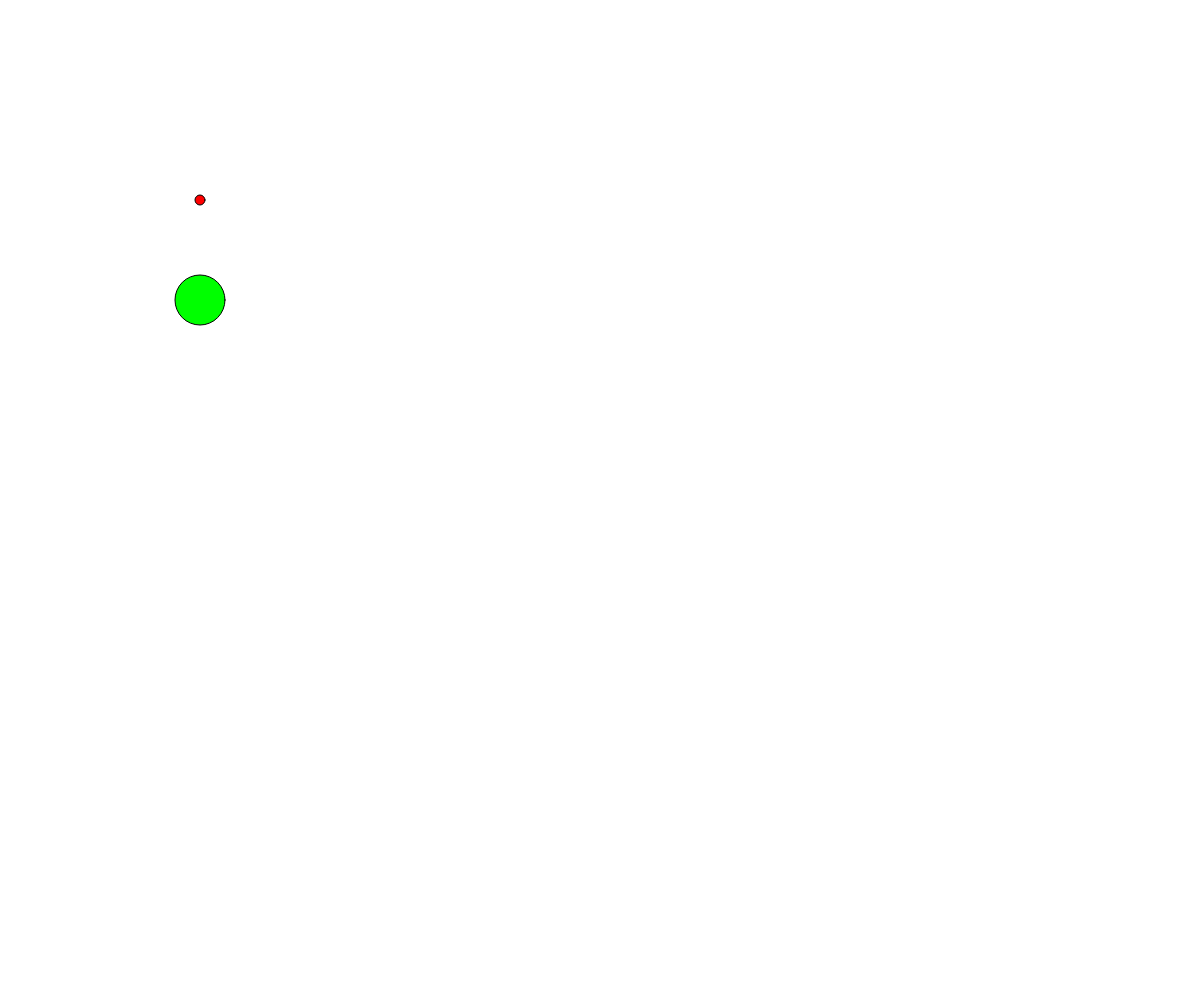
Frame 1 (no input)
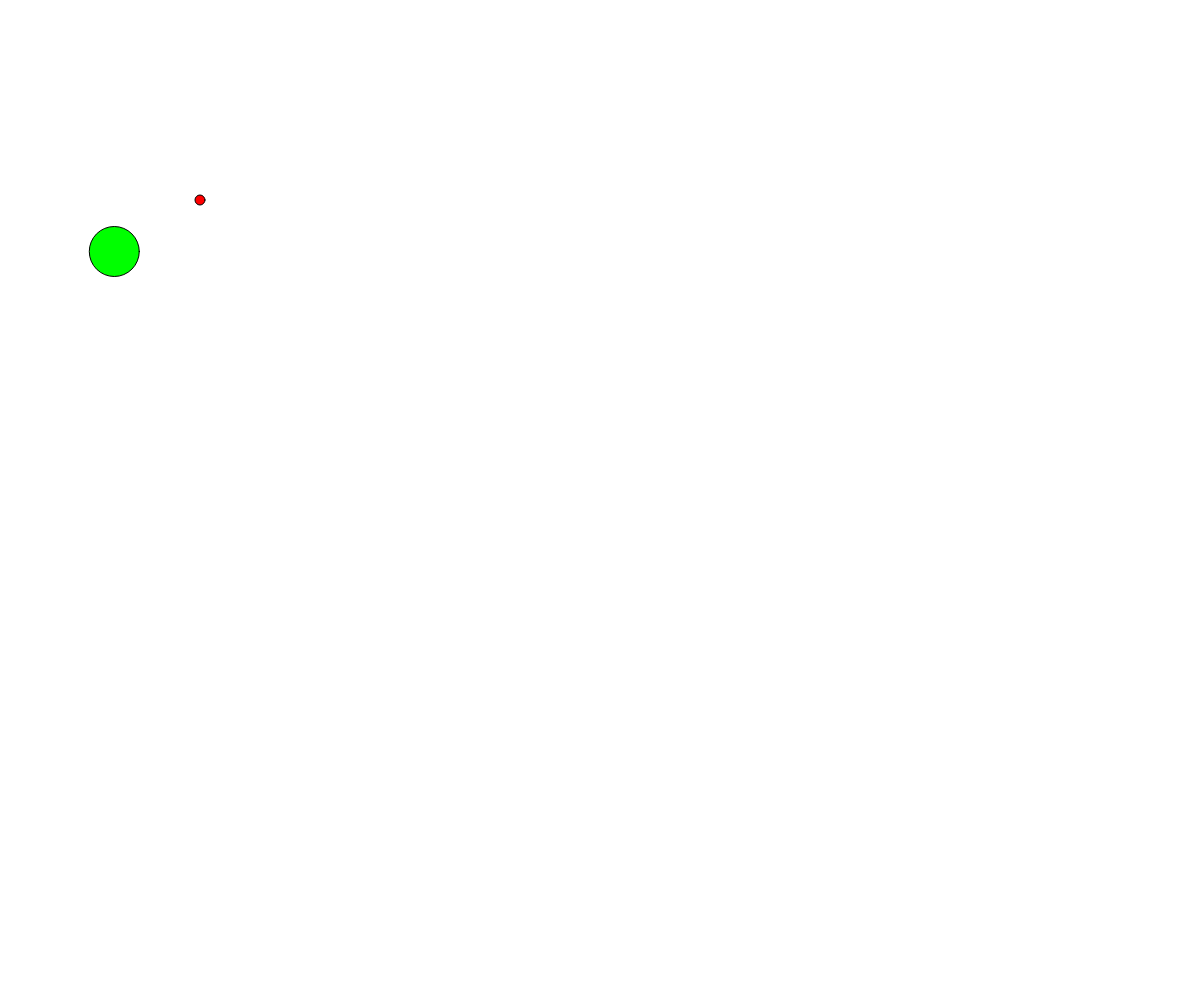
Frame 60 (no input)
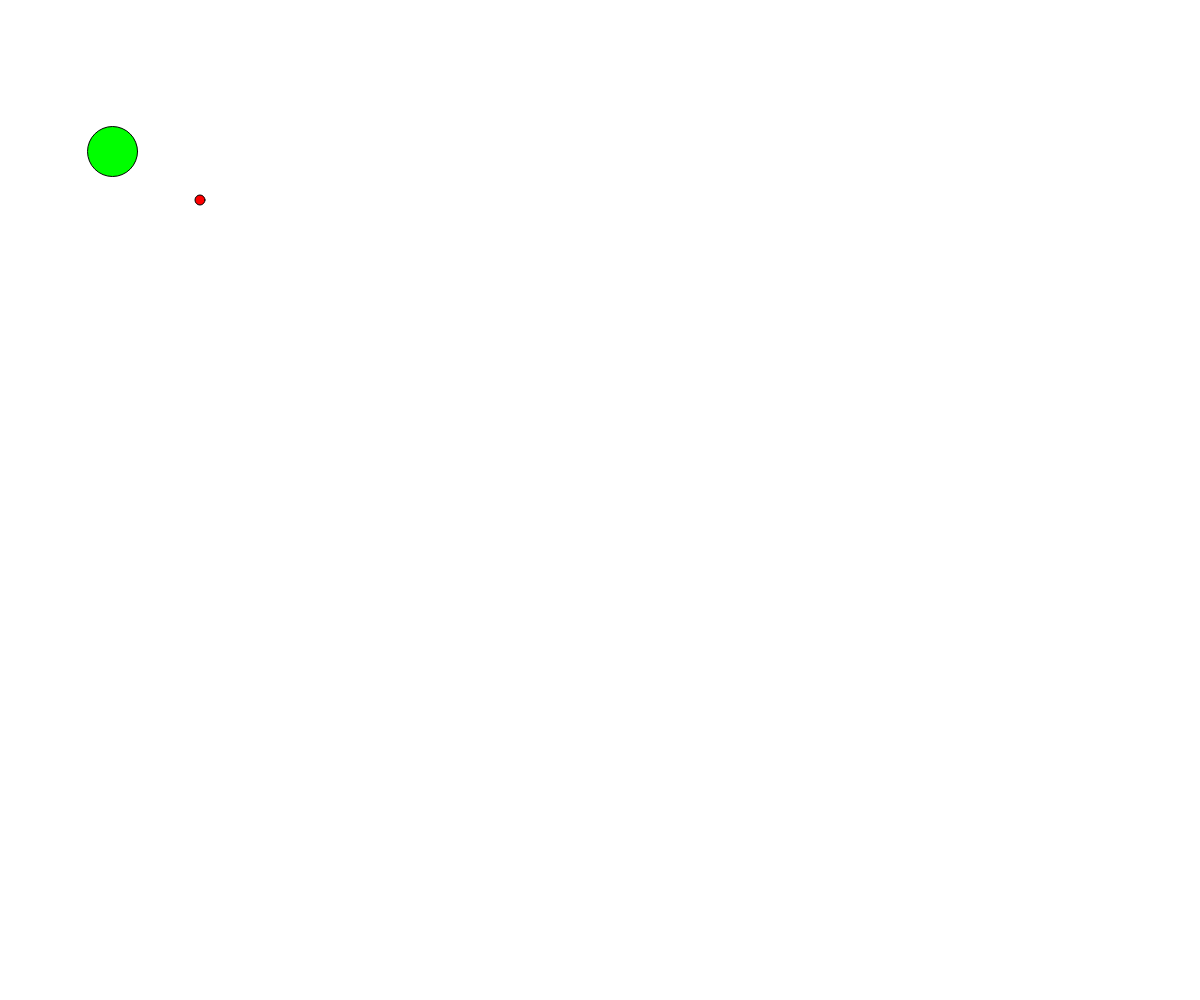
Frame 120 (the mouse pressed at the canvas centre since frame 60)

The p5.js sketch that drew these frames (run headless with seeded random() and noise() and a simulated clock; from frame 60 on, the mouse is pressed at the canvas centre):

// p5.js sketch
// ── sketch.js
var		i;

function setup() {
	createCanvas(windowWidth, windowHeight);
	i = 0;
}

function draw() {
	i = i > 360 ? 0 : i;
	background(255);
	fill(255, 0, 0);		// remplir en rouge
	ellipse(200, 200, 10);		// dessiner une ellipse pour l'origine
	fill(0, 255, 0);		// remplir en vert
	drawInCircle(200, 200, 100, i); // Appel a la fonction
	i++;
}

function drawInCircle(x, y, rayon, degree) {
	// "x" et "y" comme coordonee d'origine.
	// "rayon" permet de decaler la position en pixel. (ici, decalage sur l'axe y).
	// "degree" est l'angle voulu par rapport a l'origine.

	// Conversion degree en radian, pour cosinus et sinus
	var radian = degree * (PI / 180);
	
	// Calcul de la nouvelle coordonee :
	// Application d'une rotation et d'une translation.
	this.x = x + (0 * Math.cos(radian) - rayon * Math.sin(radian));
	this.y = y + (0 * Math.sin(radian) + rayon * Math.cos(radian));

	// Le machin a dessiner selon le this.x et this.y
	// Vous pouvez modifier comme bon vous semble :)
	// pour mettre des trais etc.. faire une horloge...
	// ==============================================
	ellipse(this.x, this.y, 50);
	// ==============================================
}
